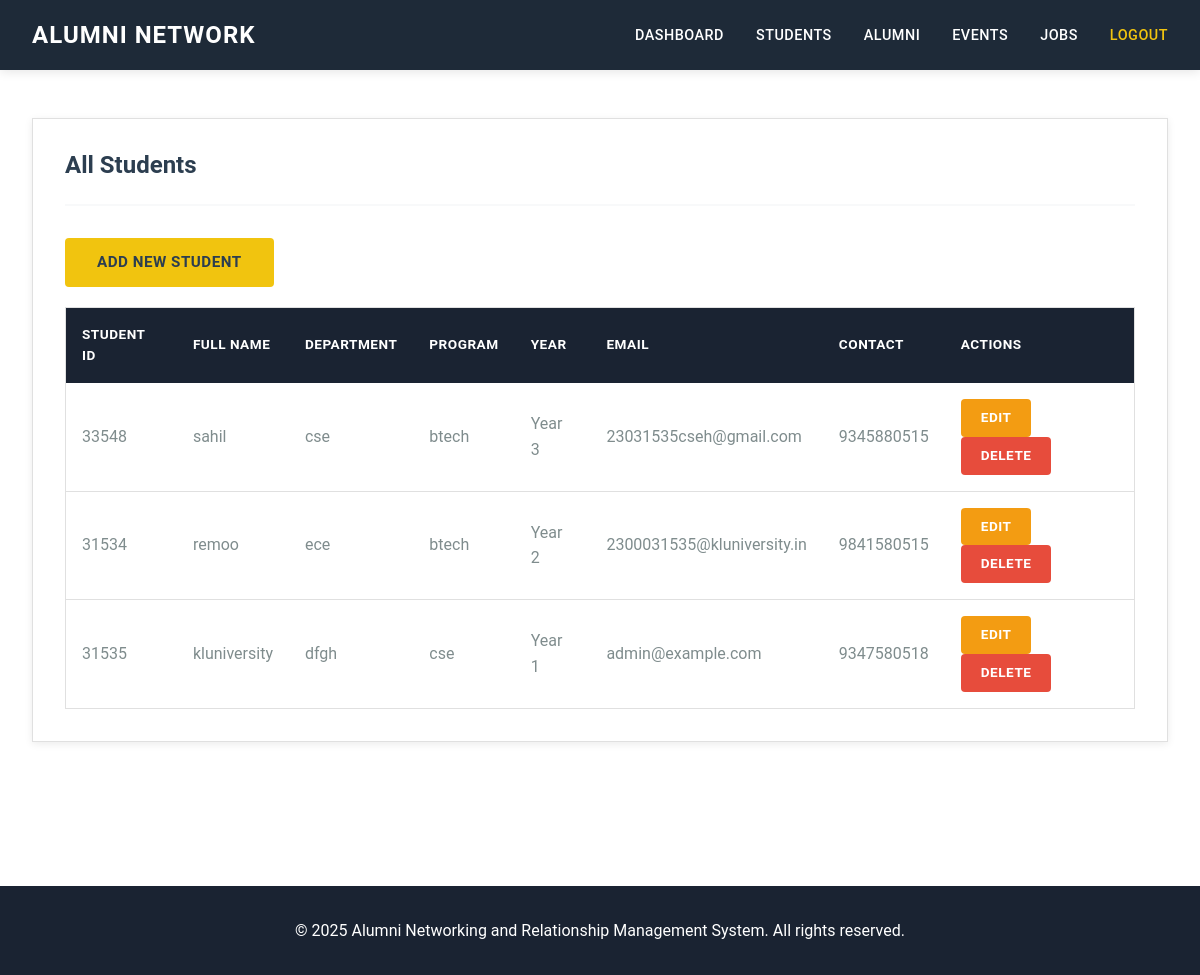
Screenshot of /allstudents (signed in) with the database file from the repository.
### studentapp/models.py (models this page shows, shortened)
class Student(models.Model):
    id = models.AutoField(primary_key=True)
    student_id = models.CharField(max_length=50, blank=False, unique=True)
    fullname = models.CharField(max_length=100, blank=False)
    email = models.CharField(max_length=100, blank=False, unique=True)
    contact = models.CharField(max_length=20, blank=False, unique=True)
    department = models.CharField(max_length=50, blank=False)
    program = models.CharField(max_length=50, blank=False)
    year = models.IntegerField(blank=False)
    password = models.CharField(max_length=100, blank=False, default="Student123")
    profile_picture = models.ImageField(upload_to='student_profiles/', blank=True, null=True)
    is_approved = models.BooleanField(default=False)
    created_at = models.DateTimeField(auto_now_add=True)
    class Meta:
        db_table = "student_table"

### adminapp/views.py (the view)
# urls.py: path("allstudents", views.allstudents, name="allstudents"),
def allstudents(request):
    if 'role' not in request.session or request.session['role'] != 'admin':
        messages.error(request, 'Please login first!')
        return redirect('login')
    students = Student.objects.all().order_by('-created_at')
    return render(request, 'admin/allstudents.html', {'students': students})

### templates/admin/allstudents.html
{% extends 'base.html' %}
{% block content %}
<div class="card">
    <div class="card-header">
        <h2 class="card-title">All Students</h2>
    </div>
    <div style="margin-bottom: 20px;">
        <a href="{% url 'addstudent' %}" class="btn btn-primary">Add New Student</a>
    </div>
    <div class="table-container">
        <table>
            <thead>
                <tr>
                    <th>Student ID</th>
                    <th>Full Name</th>
                    <th>Department</th>
                    <th>Program</th>
                    <th>Year</th>
                    <th>Email</th>
                    <th>Contact</th>
                    <th>Actions</th>
                </tr>
            </thead>
            <tbody>
                {% for student in students %}
                <tr>
                    <td>{{ student.student_id }}</td>
                    <td>{{ student.fullname }}</td>
                    <td>{{ student.department }}</td>
                    <td>{{ student.program }}</td>
                    <td>Year {{ student.year }}</td>
                    <td>{{ student.email }}</td>
                    <td>{{ student.contact }}</td>
                    <td>
                        <a href="{% url 'editstudent' student.id %}" class="btn btn-warning btn-sm">Edit</a>
                        <a href="{% url 'deletestudent' student.id %}" class="btn btn-danger btn-sm" onclick="return confirm('Are you sure?')">Delete</a>
                    </td>
                </tr>
                {% empty %}
                <tr>
                    <td colspan="8" class="empty-state">No students found</td>
                </tr>
                {% endfor %}
            </tbody>
        </table>
    </div>
</div>
{% endblock %}

### static/css/style.css (style rules this page uses)
* { margin: 0; padding: 0; box-sizing: border-box; }
:root { --primary-dark: #1a2332; --primary-blue: #2c3e50; --nav-dark: #1e2a38; --white: #ffffff; --yellow: #f1c40f; --yellow-dark: #d4ac0d; --gray-light: #f8f9fa; --gray: #95a5a6; --gray-dark: #7f8c8d; --gray-darker: #34495e; --text-dark: #2c3e50; --text-gray: #7f8c8d; --text-light: #95a5a6; --font-primary: 'Roboto', -apple-system, BlinkMacSystemFont, 'Segoe UI', sans-serif; --font-heading: 'Montserrat', 'Roboto', sans-serif; --spacing-xs: 0.5rem; --spacing-sm: 1rem; --spacing-md: 1.5rem; --spacing-lg: 2rem; --spacing-xl: 3rem; --spacing-2xl: 4rem; --transition: all 0.3s ease; }
body { font-family: var(--font-primary); font-size: 16px; line-height: 1.6; color: var(--text-dark); background-color: var(--white); -webkit-font-smoothing: antialiased; }
h1, h2, h3, h4, h5, h6 { font-family: var(--font-heading); font-weight: 700; line-height: 1.2; color: var(--text-dark); margin-bottom: var(--spacing-md); }
h2 { font-size: 2rem; }
a { color: var(--primary-blue); text-decoration: none; transition: var(--transition); }
.card { background: var(--white); border: 1px solid #e0e0e0; padding: var(--spacing-lg); margin-bottom: var(--spacing-lg); box-shadow: 0 2px 8px rgba(0, 0, 0, 0.08); transition: var(--transition); }
.card-header { border-bottom: 2px solid var(--gray-light); padding-bottom: var(--spacing-md); margin-bottom: var(--spacing-lg); }
.card-title { font-size: 1.5rem; font-weight: 700; color: var(--text-dark); margin-bottom: 0; }
.btn { display: inline-block; padding: 0.75rem 2rem; font-size: 0.95rem; font-weight: 600; text-transform: uppercase; letter-spacing: 0.5px; border: none; border-radius: 4px; cursor: pointer; transition: var(--transition); text-decoration: none; text-align: center; }
.btn-primary { background: var(--yellow); color: var(--text-dark); }
.btn-danger { background: #e74c3c; color: var(--white); }
.btn-warning { background: #f39c12; color: var(--white); }
.btn-sm { padding: 0.5rem 1.25rem; font-size: 0.85rem; }
.table-container { overflow-x: auto; border: 1px solid #e0e0e0; }
table { width: 100%; border-collapse: collapse; background: var(--white); }
thead { background: var(--primary-dark); }
th { padding: 1rem; text-align: left; font-weight: 600; color: var(--white); text-transform: uppercase; font-size: 0.85rem; letter-spacing: 0.5px; }
td { padding: 1rem; border-bottom: 1px solid #e0e0e0; color: var(--text-gray); }
tbody tr:last-child td { border-bottom: none; }

### rows the page displays
Student: student_id "33548", fullname "sahil", department "cse", program "btech", year "3", email "23031535cseh@gmail.com", contact "9345880515"
Student: student_id "31534", fullname "remoo", department "ece", program "btech", year "2", email "2300031535@kluniversity.in", contact "9841580515"
Student: student_id "31535", fullname "kluniversity", department "dfgh", program "cse", year "1", email "admin@example.com", contact "9347580518"
